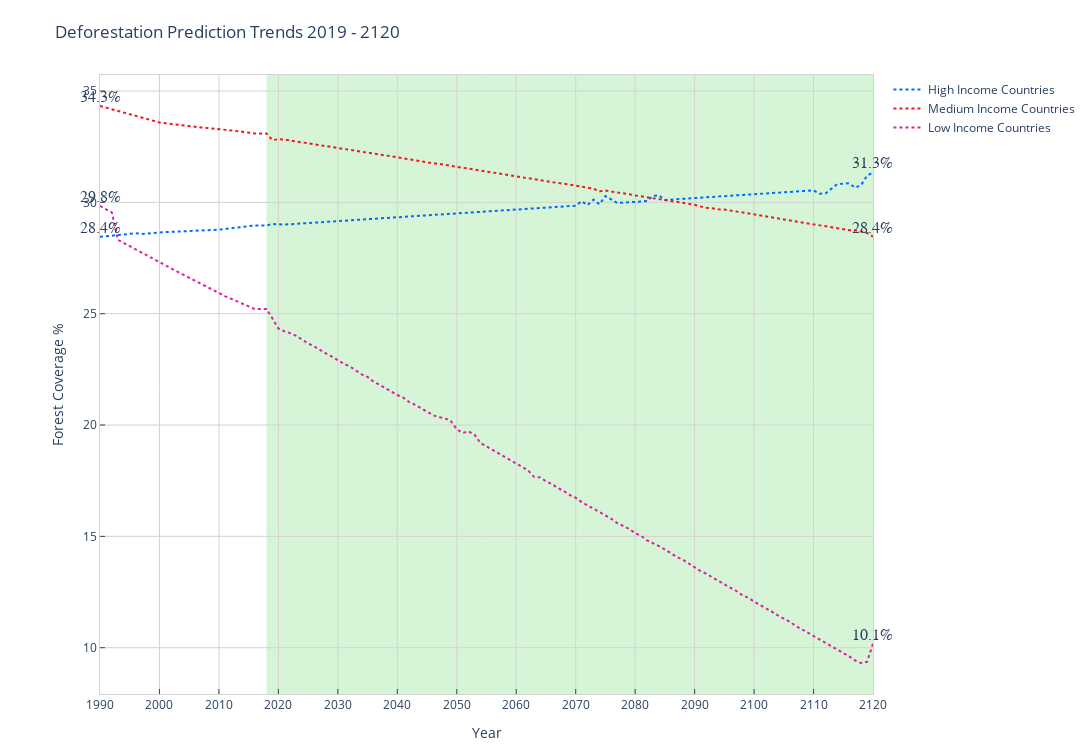

Notebook code cell kept with this figure:
### Code cell
# plotly chart set up.
configure_plotly_browser_state()
init_notebook_mode(connected=True)
trace0 = go.Scatter(
    x=df_pred[df_pred['Country Code'] =='HIC']['Year'],
    y=list(df_pred[df_pred['Country Code'] =='HIC']['Forest area (% of land area)']),
    name="High Income Countries",
    mode='lines',
    line=dict(color="#006aff", width = 2, dash= 'dot')
)
trace1 = go.Scatter(
    x=df_pred[df_pred['Country Code'] =='MIC']['Year'],
    y=list(df_pred[df_pred['Country Code'] =='MIC']['Forest area (% of land area)']),
    name="Medium Income Countries",
    mode='lines',
    line=dict(color="#ed1822", width = 2, dash = 'dot'),
)
trace2 = go.Scatter(
    x=df_pred[df_pred['Country Code'] =='LIC']['Year'],
    y=list(df_pred[df_pred['Country Code'] =='LIC']['Forest area (% of land area)']),
    name="Low Income Countries",
    mode='lines',
    line=dict(color="#db21a0", width = 2, dash = 'dot'),
)
data = [trace0, trace1, trace2]
layout = go.Layout(title="Deforestation Prediction Trends 2019 - 2120",
                  yaxis=dict(title="Forest Coverage %", ticks="inside", nticks=12, gridcolor='lightgrey', showline=True, linewidth=1, linecolor='lightgrey', mirror=True,
                              zeroline=False),
                  xaxis=dict(title="Year", ticks="inside", nticks=20, gridcolor='lightgrey', showline=True, linewidth=1, linecolor='lightgrey', mirror=True
                              ),
                  margin=dict(l=100, r=20, t=75, b=20),                  
                  paper_bgcolor="white",
                  plot_bgcolor='white',
                  autosize=False,
                  height=750,
                  width=2000,
                  
                  shapes=[
        dict(
            type="rect",
            xref="x",
            yref="paper",
            x0="2018",
            y0=0,
            x1="2120",
            y1=1,
            fillcolor="limegreen",
            opacity=0.2,
            layer="below",
            line_width=0,
        )
    ]                                    
      )
labels = ['HIC', 'MIC', 'LIC']
x_data = np.vstack((np.arange(1990, 2120),)*4)
colors = ['#006aff', '#ed1822', '#db21a0']
y_data = np.array([
    [28.4, 31.3],
    [34.3, 28.4],
    [29.8, 10.1],
    ])
annotations = []
for y_trace, label, color in zip(y_data, labels, colors):
    annotations.append(dict(xref='paper', x=0.03, y=y_trace[0],
                                  xanchor='right', yanchor='bottom',
                                  text=' {}%'.format(y_trace[0]),
                                  font=dict(family='Arial',
                                            size=16),                                   
                                  showarrow=False))
    annotations.append(dict(xref='paper', x=0.97, y=y_trace[1],
                                  xanchor='left', yanchor='bottom',
                                  text='{}%'.format(y_trace[1]),
                                  font=dict(family='Arial',
                                            size=16),
                                  showarrow=False))
fig = go.Figure(data=data, layout=layout)
fig.update_layout(annotations=annotations)
fig.show()

### Figure 1 — Plotly figure (JSON) as saved in the notebook; plotly's stock layout.template omitted (floating-point values rounded to 4 significant figures; data arrays with more than 128 entries replaced by an {"elided": "..."} marker saying what was removed)
{"data": [{"name": "High Income Countries", "mode": "lines", "y": {"elided": "131 float values"}, "x": {"elided": "131 int values"}, "line": {"color": "#006aff", "dash": "dot", "width": 2}, "type": "scatter"}, {"name": "Medium Income Countries", "mode": "lines", "y": {"elided": "131 float values"}, "x": {"elided": "131 int values"}, "line": {"color": "#ed1822", "dash": "dot", "width": 2}, "type": "scatter"}, {"name": "Low Income Countries", "mode": "lines", "y": {"elided": "131 float values"}, "x": {"elided": "131 int values"}, "line": {"color": "#db21a0", "dash": "dot", "width": 2}, "type": "scatter"}], "layout": {"autosize": false, "xaxis": {"title": {"text": "Year"}, "ticks": "inside", "gridcolor": "lightgrey", "linecolor": "lightgrey", "mirror": true, "showline": true, "nticks": 20, "linewidth": 1}, "title": {"text": "Deforestation Prediction Trends 2019 - 2120"}, "paper_bgcolor": "white", "plot_bgcolor": "white", "yaxis": {"title": {"text": "Forest Coverage %"}, "ticks": "inside", "gridcolor": "lightgrey", "linecolor": "lightgrey", "mirror": true, "zeroline": false, "showline": true, "nticks": 12, "linewidth": 1}, "height": 750, "shapes": [{"opacity": 0.2, "layer": "below", "xref": "x", "yref": "paper", "fillcolor": "limegreen", "y1": 1, "y0": 0, "line": {"width": 0}, "x1": "2120", "type": "rect", "x0": "2018"}], "width": 2000, "margin": {"r": 20, "b": 20, "l": 100, "t": 75}, "annotations": [{"yanchor": "bottom", "xref": "paper", "xanchor": "right", "text": " 28.4%", "y": 28.4, "x": 0.03, "font": {"family": "Arial", "size": 16}, "showarrow": false}, {"yanchor": "bottom", "xref": "paper", "xanchor": "left", "text": "31.3%", "y": 31.3, "x": 0.97, "font": {"family": "Arial", "size": 16}, "showarrow": false}, {"yanchor": "bottom", "xref": "paper", "xanchor": "right", "text": " 34.3%", "y": 34.3, "x": 0.03, "font": {"family": "Arial", "size": 16}, "showarrow": false}, {"yanchor": "bottom", "xref": "paper", "xanchor": "left", "text": "28.4%", "y": 28.4, "x": 0.97, "font": {"family": "Arial", "size": 16}, "showarrow": false}, {"yanchor": "bottom", "xref": "paper", "xanchor": "right", "text": " 29.8%", "y": 29.8, "x": 0.03, "font": {"family": "Arial", "size": 16}, "showarrow": false}, {"yanchor": "bottom", "xref": "paper", "xanchor": "left", "text": "10.1%", "y": 10.1, "x": 0.97, "font": {"family": "Arial", "size": 16}, "showarrow": false}]}}
